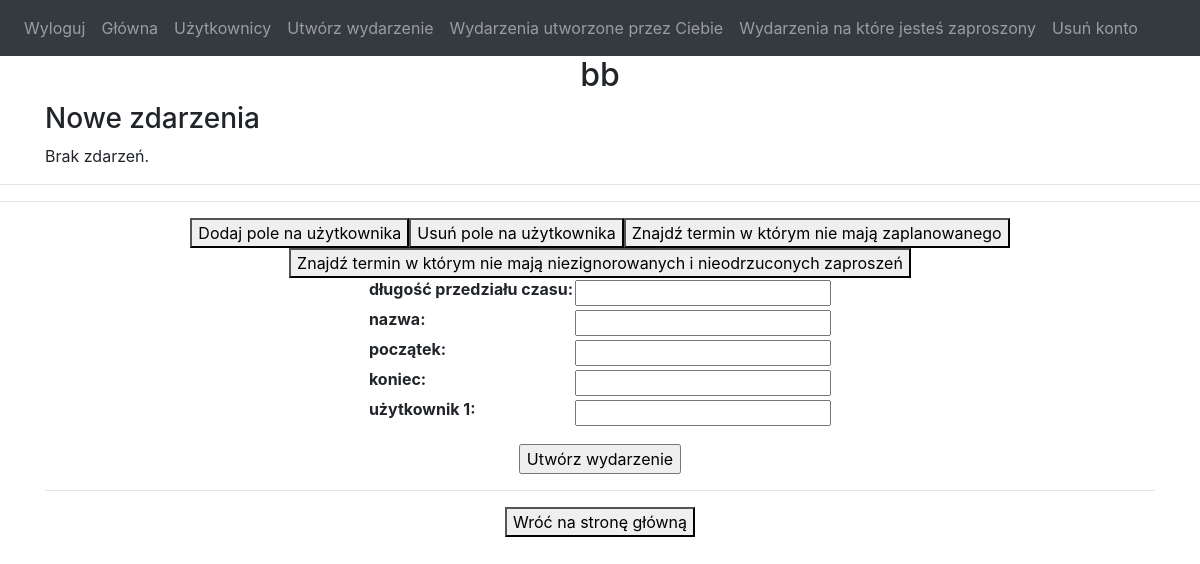
/create_event (signed in), run on an earlier commit of the app's database.
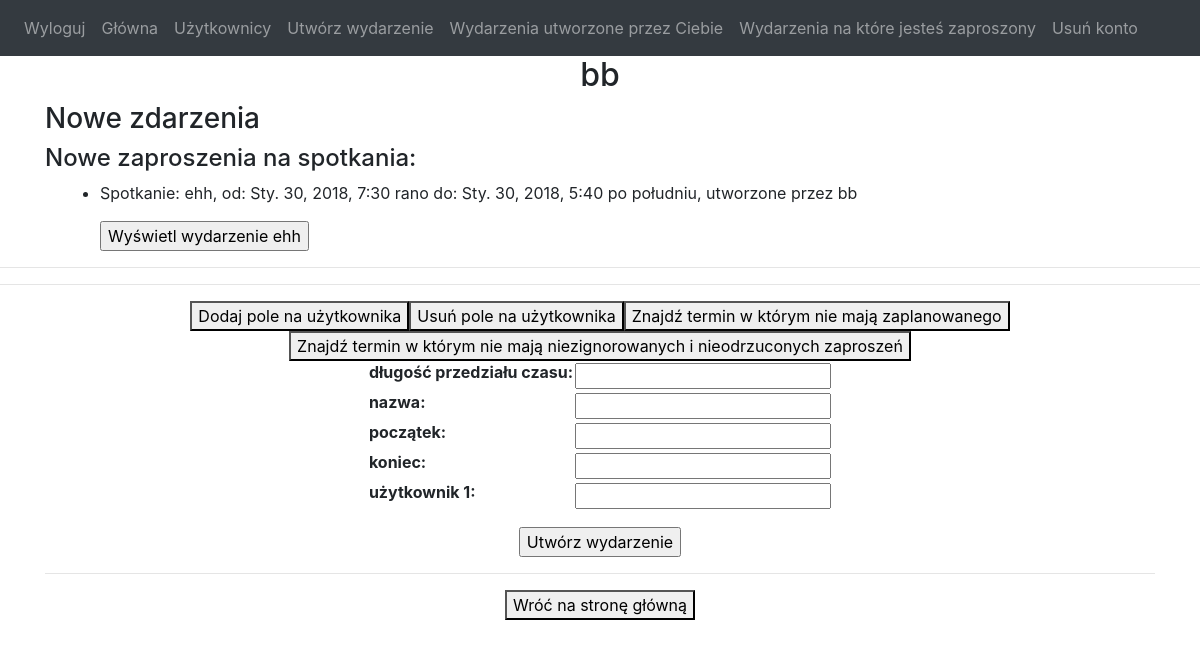
And on a later commit of the database.
### meetingserver/models.py (models this page shows)
class Meeting(
        models.Model):  # znika jak znika użytkownik który je utworzył (bo cascade), albo jak je usunie
    name = models.CharField(max_length=50)
    begin = models.DateTimeField()
    end = models.DateTimeField()
    invitedNr = models.PositiveIntegerField()
    acceptedNr = models.PositiveIntegerField()
    creator = models.ForeignKey(User, on_delete=models.CASCADE)

class User(models.Model):
    name = models.CharField(max_length=50, unique=True)
    pwd = models.CharField(max_length=50)

### views/logged_views.py (the view)
# urls.py: path('create_event', logged_views.create_event),
def create_event(request):
    if 'user_id' not in request.session:
        return HttpResponseRedirect("/")
    if 'ev_us_nr' not in request.session:
        request.session['ev_us_nr'] = 1
    uid = request.session['user_id']
    uname = request.session['user_name']
    if request.method == 'POST':
        form = NewEventForm(request.POST)
        form.ensure_user_field_nr(request.session['ev_us_nr'])
        if form.is_valid():  # nic nie robi (albo może jednak sprawdza format wartości?), potrzebuję żeby mieć cleaned_data wygodnie do modyfikowania w obiekcie formularza
            form.checkClean(request.session['ev_us_nr'])
            if not form.errors:
                try:
                    form.create_event(
                        request.session['user_id'],
                        request.session['ev_us_nr'])
                    del request.session['ev_us_nr']
                except BaseException:
                    form.checkClean(request.session['ev_us_nr'])
                    return render(request, 'create_event.html', {'form': form})
                return HttpResponseRedirect("/me")
    else:
        form = NewEventForm()
        request.session['ev_us_nr'] = 1  # jak get, to nowy, więc dajemy 1
        form.ensure_user_field_nr(request.session['ev_us_nr'])
    notif_dict = get_my_notifications(uid, uname)
    d1 = {'form': form}
    return render(request, 'create_event.html', {**notif_dict, **d1})

### forms/new_event_form.py (shortened to what this page needs)
class NewEventForm(forms.Form):
    gapLength = forms.DurationField(
        label="długość przedziału czasu",
        required=False)
    name = forms.CharField(label="nazwa", max_length=50, required=False)
    begin = forms.DateTimeField(label="początek", required=False)
    end = forms.DateTimeField(label="koniec", required=False)
    u1 = forms.CharField(label="użytkownik 1", max_length=50, required=False)
    userFieldNr = forms.CharField(widget=forms.HiddenInput(), initial=1)
    def ensure_user_field_nr(self, uNr):
        for i in range(1, uNr + 1):
            key = 'u' + str(i)
            if key not in self.fields:
                self.fields[key] = forms.CharField(
                    label="użytkownik " + str(i), max_length=50, required=False)
            else:
                pass

### clear_old_events.py (called while the page is built)
    def __call__(self, request):
        if datetime.now(pytz.utc) - self.last_cleared > timedelta(minutes=2):
            self.clear_past_events()
            self.last_cleared = datetime.now(pytz.utc)
        response = self.get_response(request)
        return response

### templates/create_event.html (shortened to what this page needs)
{% extends 'logged_shared.html' %}
{% block main_content %}
<div  class="container">
<center>
<form action="/create_event" method="post">
    <div class="form-group">
    <table>
        {{ form.as_table }}
        <button type="submit" formaction="/create_event/add_user_field" >Dodaj pole na użytkownika</button>
        <button type="submit" formaction="/create_event/del_user_field" >Usuń pole na użytkownika</button>
        <button type="submit" formaction="/create_event/find_plan_gap" >Znajdź termin w którym nie mają zaplanowanego</button>
        <button type="submit" formaction="/create_event/find_inv_gap" >Znajdź termin w którym nie mają niezignorowanych i nieodrzuconych zaproszeń</button>
    </table>
    </div>
    <input type="submit" value="Utwórz wydarzenie"/>
</form>
<hr>
<form method="get" action="/">
    <button type="submit">Wróć na stronę główną</button>
</form>
</center>
</div>
{% endblock %}

### templates/notifications_new_invitations.html (shortened to what this page needs)
<h4>Nowe zaproszenia na spotkania: </h4>
<div  class="container">
    <ul>
    {% for id, s, begin, end, creator in new_inv %}
        <li>
        <p> Spotkanie: {{ s }}, od: {{ begin }} do: {{ end }}, utworzone przez {{ creator }} </p>
        <form action = "{{ "/show_event" }}" method="get" />
            <input type="submit" value = "Wyświetl wydarzenie {{s}}" />
        </li>
    {% endfor %}
    </ul>
</div>

What changed in the data, as far as the page shows it:
added Meeting: new_inv "ehh", new_inv "Sty. 30, 2018, 7:30 rano", new_inv "Sty. 30, 2018, 5:40 po południu", new_inv "Wyświetl wydarzenie ehh"
now on this page (row unchanged): User: new_inv "bb"
Also different on the page:
text no longer shown: "Brak zdarzeń."
text now shown: "Nowe zaproszenia na spotkania:"
new list line: "Spotkanie: , od: do: , utworzone przez"
